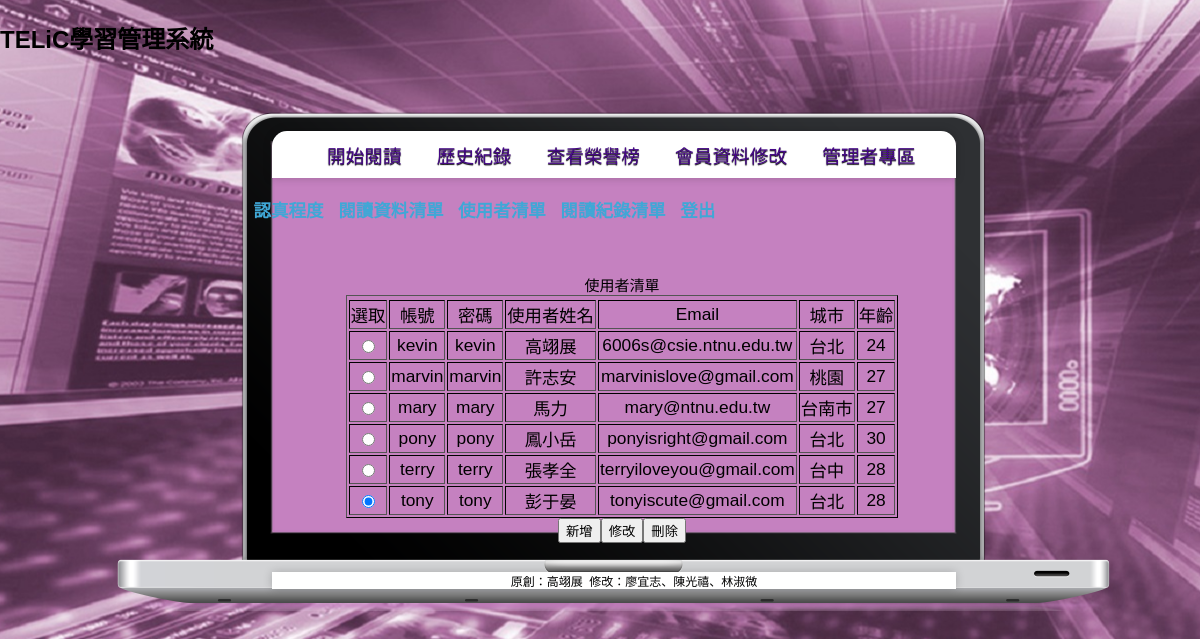
Page /member_list.php on the committed database.
### tables this page shows
CREATE TABLE IF NOT EXISTS `member` (
  `account` varchar(20) NOT NULL,
  `password` varchar(20) NOT NULL,
  `username` varchar(20) NOT NULL,
  `email` varchar(50) NOT NULL,
  `country` varchar(20) NOT NULL,
  `age` int(11) NOT NULL,
  `read_num` int(255) NOT NULL DEFAULT '0',
  PRIMARY KEY (`account`),
  UNIQUE KEY `account` (`account`)
);

### member_list.php (the view, shortened to what this page needs)
<!DOCTYPE html PUBLIC "-//W3C//DTD XHTML 1.0 Transitional//EN" "http://www.w3.org/TR/xhtml1/DTD/xhtml1-transitional.dtd">
<html xmlns="http://www.w3.org/1999/xhtml">
<head>
<link rel="stylesheet" type="text/css" href="css/style.css">
</head>
<body>
<h2>TELiC學習管理系統</h2>
	<br>
	<div id="main">
	<div id="menu">
	<nav>
	<ul>
		<li><a href="reading_connect.php">開始閱讀</a></li>
		<li><a href="record_connect.php">歷史紀錄</a></li>
		<li><a href="honor.php">查看榮譽榜</a></li>
		<li><a href="connect.php">會員資料修改</a></li>
		<li><a href="manager_connect.php">管理者專區</a></li>
	</ul>
	</nav>
	</div>
	<div id="CONTENT">
	<p>
		<h3>&nbsp;&nbsp;&nbsp;&nbsp;&nbsp;&nbsp;&nbsp;&nbsp;&nbsp;&nbsp;&nbsp;&nbsp;&nbsp;&nbsp;&nbsp;
		<a href="manager_connect.php">認真程度</a><a href="reading_list.php"></a><a href="member_list.php"></a><a href="record_list.php"></a><a href="logout.php"></a><br/></h3>
		<br/>
		<center>
		<?php
				echo "<br/>";
				$sql = "SELECT * FROM member";
				$result = mysql_query($sql);
				echo "<form name='memberform' method='post' action='admin_member_edit.php'>";
				echo "<table class='showall' border=1>";
				echo "<tr align=center><td>選取</td><td>帳號</td><td>密碼</td><td>使用者姓名</td><td>Email</td><td>城市</td><td>年齡</td></tr>";
				while($row = mysql_fetch_array($result)){
					echo "<tr align=center><td><input name='select1' type='radio' value=".$row['account']." checked ></td>";
					echo "<td>".$row['account']."</td>";
					echo "<td>".$row['password']."</td>";
					echo "<td>".$row['username']."</td>";
					echo "<td>".$row['email']."</td>";
					echo "<td>".$row['country']."</td>";
					echo "<td>".$row['age']."</td>";
					echo "</tr>";
				}
				echo "</table>";
				echo "<input type='submit' name='button1' value='新增' />";
				echo "<input type='submit' name='button1' value='修改' />";
				echo "<input type='submit' name='button1' value='刪除' />";
				echo "</form>";
		?>
		</center>
		<br/>
		<br/>
	</p>
	</div>
	<div id="FOOTER">
		<nav>
		<center><ul><li>原創：高翊展&nbsp;&nbsp;修改：廖宜志、陳光禧、林淑微</li></ul></center>
		</nav>
	</div>
</div>
</body>
</html>

### CSS/style.css (style rules this page uses)
BODY { PADDING-RIGHT: 0px; PADDING-LEFT: 0px; PADDING-BOTTOM: 0px; MARGIN: 0px; PADDING-TOP: 0px; FONT-FAMILY: verdana, arial, times, georgia, sans-serif; BACKGROUND-COLOR:#B93B8F; background-image:url(004.jpg); background-repeat: no-repeat; background-position: 45.5% 18%; }
A { COLOR:#40a7d6 ; TEXT-DECORATION: none }
#menu ul { position: relative;top:20px;;left:16%; -webkit-border-radius: 15px 15px 0px 0px; font-size: 14pt; WIDTH:644px; background: #fff; box-shadow: 0 0 10px rgba(0, 0, 0, 0.2); white-space: nowrap; text-shadow:0px 1px 1px #000000; }
#menu ul li { position: relative; }
#menu ul li a { text-decoration: none; color: #460987; padding: 10px 15px; display: block; }
#menu ul li a:only-child { background: none; }
#menu nav > ul > li { display: inline-block; }
#main { position:relative;left:1%;right :100%; font-size:12px; BORDER-RIGHT: gray 0px groove; BORDER-TOP: gray 0px groove; MARGIN: 0px auto; BORDER-LEFT: gray 0px groove; WIDTH:1000px; BORDER-BOTTOM: gray 0px groove; min-height: 500px; height: auto; -webkit-border-radius: 15px 15px 0px 0px; border-radius: 15px 15px px px; background-image:url(000.png); }
#CONTENT { position:relative;left:1%;right :100%;top:20px; font-size:15px; BORDER-RIGHT: gray 0px groove; BORDER-TOP: gray 0px groove; MARGIN: 0px auto; BORDER-LEFT: gray 0px groove; WIDTH:1000px; BORDER-BOTTOM: gray 0px groove; min-height: 352px; height: auto; -webkit-border-radius: 15px 15px 0px 0px; }
#FOOTER ul { list-style:none; WIDTH:644px; background: #fff; box-shadow: 0 0 10px rgba(0, 0, 0, 0.2); white-space: nowrap; position: relative;left:0.2%; }
#FOOTER ul li { position: relative; }
.showall { font-size:13pt; border-color:black }

### rows in the picture
member: account "kevin", password "kevin", username "高翊展", email "6006s@csie.ntnu.edu.tw", country "台北", age "24"
member: account "marvin", password "marvin", username "許志安", email "marvinislove@gmail.com", country "桃園", age "27"
member: account "mary", password "mary", username "馬力", email "mary@ntnu.edu.tw", country "台南市", age "27"
member: account "pony", password "pony", username "鳳小岳", email "ponyisright@gmail.com", country "台北", age "30"
member: account "terry", password "terry", username "張孝全", email "terryiloveyou@gmail.com", country "台中", age "28"
member: account "tony", password "tony", username "彭于晏", email "tonyiscute@gmail.com", country "台北", age "28"
